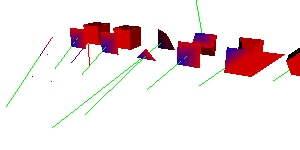

The Python source for this figure:
#!/usr/bin/env python

# Demonstrate vtkCellDerivatives for all linear cell types with hedgehog
# glyphs showing the computed gradient at cell centers.

# Factory overrides
import vtkmodules.vtkInteractionStyle  # noqa: F401
import vtkmodules.vtkRenderingFreeType  # noqa: F401
import vtkmodules.vtkRenderingOpenGL2  # noqa: F401

from vtkmodules.vtkCommonCore import (
    vtkFloatArray,
    vtkPoints,
)
from vtkmodules.vtkCommonDataModel import (
    vtkHexagonalPrism,
    vtkHexahedron,
    vtkLine,
    vtkPentagonalPrism,
    vtkPixel,
    vtkPolyLine,
    vtkPolyVertex,
    vtkPolygon,
    vtkPyramid,
    vtkQuad,
    vtkTetra,
    vtkTriangle,
    vtkTriangleStrip,
    vtkUnstructuredGrid,
    vtkVertex,
    vtkVoxel,
    vtkWedge,
)
from vtkmodules.vtkFiltersCore import (
    vtkCellCenters,
    vtkHedgeHog,
)
from vtkmodules.vtkFiltersGeneral import vtkCellDerivatives
from vtkmodules.vtkRenderingCore import (
    vtkActor,
    vtkDataSetMapper,
    vtkPolyDataMapper,
    vtkRenderWindow,
    vtkRenderWindowInteractor,
    vtkRenderer,
)

# --- Voxel ---
voxel_points = vtkPoints()
voxel_points.SetNumberOfPoints(8)
voxel_points.InsertPoint(0, 0, 0, 0)
voxel_points.InsertPoint(1, 1, 0, 0)
voxel_points.InsertPoint(2, 0, 1, 0)
voxel_points.InsertPoint(3, 1, 1, 0)
voxel_points.InsertPoint(4, 0, 0, 1)
voxel_points.InsertPoint(5, 1, 0, 1)
voxel_points.InsertPoint(6, 0, 1, 1)
voxel_points.InsertPoint(7, 1, 1, 1)

voxel_cell = vtkVoxel()
for i in range(8):
    voxel_cell.GetPointIds().SetId(i, i)

voxel_grid = vtkUnstructuredGrid()
voxel_grid.Allocate(1, 1)
voxel_grid.InsertNextCell(voxel_cell.GetCellType(), voxel_cell.GetPointIds())
voxel_grid.SetPoints(voxel_points)

voxel_mapper = vtkDataSetMapper()
voxel_mapper.SetInputData(voxel_grid)

voxel_actor = vtkActor()
voxel_actor.SetMapper(voxel_mapper)
voxel_actor.GetProperty().BackfaceCullingOn()

# --- Hexahedron ---
hexahedron_points = vtkPoints()
hexahedron_points.SetNumberOfPoints(8)
hexahedron_points.InsertPoint(0, 0, 0, 0)
hexahedron_points.InsertPoint(1, 1, 0, 0)
hexahedron_points.InsertPoint(2, 1, 1, 0)
hexahedron_points.InsertPoint(3, 0, 1, 0)
hexahedron_points.InsertPoint(4, 0, 0, 1)
hexahedron_points.InsertPoint(5, 1, 0, 1)
hexahedron_points.InsertPoint(6, 1, 1, 1)
hexahedron_points.InsertPoint(7, 0, 1, 1)

hexahedron_cell = vtkHexahedron()
for i in range(8):
    hexahedron_cell.GetPointIds().SetId(i, i)

hexahedron_grid = vtkUnstructuredGrid()
hexahedron_grid.Allocate(1, 1)
hexahedron_grid.InsertNextCell(hexahedron_cell.GetCellType(), hexahedron_cell.GetPointIds())
hexahedron_grid.SetPoints(hexahedron_points)

hexahedron_mapper = vtkDataSetMapper()
hexahedron_mapper.SetInputData(hexahedron_grid)

hexahedron_actor = vtkActor()
hexahedron_actor.SetMapper(hexahedron_mapper)
hexahedron_actor.AddPosition(2, 0, 0)
hexahedron_actor.GetProperty().BackfaceCullingOn()

# --- Tetra ---
tetra_points = vtkPoints()
tetra_points.SetNumberOfPoints(4)
tetra_points.InsertPoint(0, 0, 0, 0)
tetra_points.InsertPoint(1, 1, 0, 0)
tetra_points.InsertPoint(2, 0, 1, 0)
tetra_points.InsertPoint(3, 1, 1, 1)

tetra_cell = vtkTetra()
for i in range(4):
    tetra_cell.GetPointIds().SetId(i, i)

tetra_grid = vtkUnstructuredGrid()
tetra_grid.Allocate(1, 1)
tetra_grid.InsertNextCell(tetra_cell.GetCellType(), tetra_cell.GetPointIds())
tetra_grid.SetPoints(tetra_points)

tetra_mapper = vtkDataSetMapper()
tetra_mapper.SetInputData(tetra_grid)

tetra_actor = vtkActor()
tetra_actor.SetMapper(tetra_mapper)
tetra_actor.AddPosition(4, 0, 0)
tetra_actor.GetProperty().BackfaceCullingOn()

# --- Wedge ---
wedge_points = vtkPoints()
wedge_points.SetNumberOfPoints(6)
wedge_points.InsertPoint(0, 0, 1, 0)
wedge_points.InsertPoint(1, 0, 0, 0)
wedge_points.InsertPoint(2, 0, 0.5, 0.5)
wedge_points.InsertPoint(3, 1, 1, 0)
wedge_points.InsertPoint(4, 1, 0, 0)
wedge_points.InsertPoint(5, 1, 0.5, 0.5)

wedge_cell = vtkWedge()
for i in range(6):
    wedge_cell.GetPointIds().SetId(i, i)

wedge_grid = vtkUnstructuredGrid()
wedge_grid.Allocate(1, 1)
wedge_grid.InsertNextCell(wedge_cell.GetCellType(), wedge_cell.GetPointIds())
wedge_grid.SetPoints(wedge_points)

wedge_mapper = vtkDataSetMapper()
wedge_mapper.SetInputData(wedge_grid)

wedge_actor = vtkActor()
wedge_actor.SetMapper(wedge_mapper)
wedge_actor.AddPosition(6, 0, 0)
wedge_actor.GetProperty().BackfaceCullingOn()

# --- Pyramid ---
pyramid_points = vtkPoints()
pyramid_points.SetNumberOfPoints(5)
pyramid_points.InsertPoint(0, 0, 0, 0)
pyramid_points.InsertPoint(1, 1, 0, 0)
pyramid_points.InsertPoint(2, 1, 1, 0)
pyramid_points.InsertPoint(3, 0, 1, 0)
pyramid_points.InsertPoint(4, 0.5, 0.5, 1)

pyramid_cell = vtkPyramid()
for i in range(5):
    pyramid_cell.GetPointIds().SetId(i, i)

pyramid_grid = vtkUnstructuredGrid()
pyramid_grid.Allocate(1, 1)
pyramid_grid.InsertNextCell(pyramid_cell.GetCellType(), pyramid_cell.GetPointIds())
pyramid_grid.SetPoints(pyramid_points)

pyramid_mapper = vtkDataSetMapper()
pyramid_mapper.SetInputData(pyramid_grid)

pyramid_actor = vtkActor()
pyramid_actor.SetMapper(pyramid_mapper)
pyramid_actor.AddPosition(8, 0, 0)
pyramid_actor.GetProperty().BackfaceCullingOn()

# --- Pixel ---
pixel_points = vtkPoints()
pixel_points.SetNumberOfPoints(4)
pixel_points.InsertPoint(0, 0, 0, 0)
pixel_points.InsertPoint(1, 1, 0, 0)
pixel_points.InsertPoint(2, 0, 1, 0)
pixel_points.InsertPoint(3, 1, 1, 0)

pixel_cell = vtkPixel()
for i in range(4):
    pixel_cell.GetPointIds().SetId(i, i)

pixel_grid = vtkUnstructuredGrid()
pixel_grid.Allocate(1, 1)
pixel_grid.InsertNextCell(pixel_cell.GetCellType(), pixel_cell.GetPointIds())
pixel_grid.SetPoints(pixel_points)

pixel_mapper = vtkDataSetMapper()
pixel_mapper.SetInputData(pixel_grid)

pixel_actor = vtkActor()
pixel_actor.SetMapper(pixel_mapper)
pixel_actor.AddPosition(0, 0, 2)
pixel_actor.GetProperty().BackfaceCullingOn()

# --- Quad ---
quad_points = vtkPoints()
quad_points.SetNumberOfPoints(4)
quad_points.InsertPoint(0, 0, 0, 0)
quad_points.InsertPoint(1, 1, 0, 0)
quad_points.InsertPoint(2, 1, 1, 0)
quad_points.InsertPoint(3, 0, 1, 0)

quad_cell = vtkQuad()
for i in range(4):
    quad_cell.GetPointIds().SetId(i, i)

quad_grid = vtkUnstructuredGrid()
quad_grid.Allocate(1, 1)
quad_grid.InsertNextCell(quad_cell.GetCellType(), quad_cell.GetPointIds())
quad_grid.SetPoints(quad_points)

quad_mapper = vtkDataSetMapper()
quad_mapper.SetInputData(quad_grid)

quad_actor = vtkActor()
quad_actor.SetMapper(quad_mapper)
quad_actor.AddPosition(2, 0, 2)
quad_actor.GetProperty().BackfaceCullingOn()

# --- Triangle ---
triangle_points = vtkPoints()
triangle_points.SetNumberOfPoints(3)
triangle_points.InsertPoint(0, 0, 0, 0)
triangle_points.InsertPoint(1, 1, 0, 0)
triangle_points.InsertPoint(2, 0.5, 0.5, 0)

triangle_tcoords = vtkFloatArray()
triangle_tcoords.SetNumberOfComponents(2)
triangle_tcoords.SetNumberOfTuples(3)
triangle_tcoords.InsertTuple2(0, 1, 1)
triangle_tcoords.InsertTuple2(1, 2, 2)
triangle_tcoords.InsertTuple2(2, 3, 3)

triangle_cell = vtkTriangle()
for i in range(3):
    triangle_cell.GetPointIds().SetId(i, i)

triangle_grid = vtkUnstructuredGrid()
triangle_grid.Allocate(1, 1)
triangle_grid.InsertNextCell(triangle_cell.GetCellType(), triangle_cell.GetPointIds())
triangle_grid.SetPoints(triangle_points)
triangle_grid.GetPointData().SetTCoords(triangle_tcoords)

triangle_mapper = vtkDataSetMapper()
triangle_mapper.SetInputData(triangle_grid)

triangle_actor = vtkActor()
triangle_actor.SetMapper(triangle_mapper)
triangle_actor.AddPosition(4, 0, 2)
triangle_actor.GetProperty().BackfaceCullingOn()

# --- Polygon ---
polygon_points = vtkPoints()
polygon_points.SetNumberOfPoints(4)
polygon_points.InsertPoint(0, 0, 0, 0)
polygon_points.InsertPoint(1, 1, 0, 0)
polygon_points.InsertPoint(2, 1, 1, 0)
polygon_points.InsertPoint(3, 0, 1, 0)

polygon_cell = vtkPolygon()
polygon_cell.GetPointIds().SetNumberOfIds(4)
for i in range(4):
    polygon_cell.GetPointIds().SetId(i, i)

polygon_grid = vtkUnstructuredGrid()
polygon_grid.Allocate(1, 1)
polygon_grid.InsertNextCell(polygon_cell.GetCellType(), polygon_cell.GetPointIds())
polygon_grid.SetPoints(polygon_points)

polygon_mapper = vtkDataSetMapper()
polygon_mapper.SetInputData(polygon_grid)

polygon_actor = vtkActor()
polygon_actor.SetMapper(polygon_mapper)
polygon_actor.AddPosition(6, 0, 2)
polygon_actor.GetProperty().BackfaceCullingOn()

# --- Triangle Strip ---
triangle_strip_points = vtkPoints()
triangle_strip_points.SetNumberOfPoints(5)
triangle_strip_points.InsertPoint(0, 0, 1, 0)
triangle_strip_points.InsertPoint(1, 0, 0, 0)
triangle_strip_points.InsertPoint(2, 1, 1, 0)
triangle_strip_points.InsertPoint(3, 1, 0, 0)
triangle_strip_points.InsertPoint(4, 2, 1, 0)

triangle_strip_tcoords = vtkFloatArray()
triangle_strip_tcoords.SetNumberOfComponents(2)
triangle_strip_tcoords.SetNumberOfTuples(3)
triangle_strip_tcoords.InsertTuple2(0, 1, 1)
triangle_strip_tcoords.InsertTuple2(1, 2, 2)
triangle_strip_tcoords.InsertTuple2(2, 3, 3)
triangle_strip_tcoords.InsertTuple2(3, 4, 4)
triangle_strip_tcoords.InsertTuple2(4, 5, 5)

triangle_strip_cell = vtkTriangleStrip()
triangle_strip_cell.GetPointIds().SetNumberOfIds(5)
for i in range(5):
    triangle_strip_cell.GetPointIds().SetId(i, i)

triangle_strip_grid = vtkUnstructuredGrid()
triangle_strip_grid.Allocate(1, 1)
triangle_strip_grid.InsertNextCell(triangle_strip_cell.GetCellType(), triangle_strip_cell.GetPointIds())
triangle_strip_grid.SetPoints(triangle_strip_points)
triangle_strip_grid.GetPointData().SetTCoords(triangle_strip_tcoords)

triangle_strip_mapper = vtkDataSetMapper()
triangle_strip_mapper.SetInputData(triangle_strip_grid)

triangle_strip_actor = vtkActor()
triangle_strip_actor.SetMapper(triangle_strip_mapper)
triangle_strip_actor.AddPosition(8, 0, 2)
triangle_strip_actor.GetProperty().BackfaceCullingOn()

# --- Line ---
line_points = vtkPoints()
line_points.SetNumberOfPoints(2)
line_points.InsertPoint(0, 0, 0, 0)
line_points.InsertPoint(1, 1, 1, 0)

line_cell = vtkLine()
line_cell.GetPointIds().SetId(0, 0)
line_cell.GetPointIds().SetId(1, 1)

line_grid = vtkUnstructuredGrid()
line_grid.Allocate(1, 1)
line_grid.InsertNextCell(line_cell.GetCellType(), line_cell.GetPointIds())
line_grid.SetPoints(line_points)

line_mapper = vtkDataSetMapper()
line_mapper.SetInputData(line_grid)

line_actor = vtkActor()
line_actor.SetMapper(line_mapper)
line_actor.AddPosition(0, 0, 4)
line_actor.GetProperty().BackfaceCullingOn()

# --- PolyLine ---
poly_line_points = vtkPoints()
poly_line_points.SetNumberOfPoints(3)
poly_line_points.InsertPoint(0, 0, 0, 0)
poly_line_points.InsertPoint(1, 1, 1, 0)
poly_line_points.InsertPoint(2, 1, 0, 0)

poly_line_cell = vtkPolyLine()
poly_line_cell.GetPointIds().SetNumberOfIds(3)
for i in range(3):
    poly_line_cell.GetPointIds().SetId(i, i)

poly_line_grid = vtkUnstructuredGrid()
poly_line_grid.Allocate(1, 1)
poly_line_grid.InsertNextCell(poly_line_cell.GetCellType(), poly_line_cell.GetPointIds())
poly_line_grid.SetPoints(poly_line_points)

poly_line_mapper = vtkDataSetMapper()
poly_line_mapper.SetInputData(poly_line_grid)

poly_line_actor = vtkActor()
poly_line_actor.SetMapper(poly_line_mapper)
poly_line_actor.AddPosition(2, 0, 4)
poly_line_actor.GetProperty().BackfaceCullingOn()

# --- Vertex ---
vertex_points = vtkPoints()
vertex_points.SetNumberOfPoints(1)
vertex_points.InsertPoint(0, 0, 0, 0)

vertex_cell = vtkVertex()
vertex_cell.GetPointIds().SetId(0, 0)

vertex_grid = vtkUnstructuredGrid()
vertex_grid.Allocate(1, 1)
vertex_grid.InsertNextCell(vertex_cell.GetCellType(), vertex_cell.GetPointIds())
vertex_grid.SetPoints(vertex_points)

vertex_mapper = vtkDataSetMapper()
vertex_mapper.SetInputData(vertex_grid)

vertex_actor = vtkActor()
vertex_actor.SetMapper(vertex_mapper)
vertex_actor.AddPosition(0, 0, 6)
vertex_actor.GetProperty().BackfaceCullingOn()

# --- PolyVertex ---
poly_vertex_points = vtkPoints()
poly_vertex_points.SetNumberOfPoints(3)
poly_vertex_points.InsertPoint(0, 0, 0, 0)
poly_vertex_points.InsertPoint(1, 1, 0, 0)
poly_vertex_points.InsertPoint(2, 1, 1, 0)

poly_vertex_cell = vtkPolyVertex()
poly_vertex_cell.GetPointIds().SetNumberOfIds(3)
for i in range(3):
    poly_vertex_cell.GetPointIds().SetId(i, i)

poly_vertex_grid = vtkUnstructuredGrid()
poly_vertex_grid.Allocate(1, 1)
poly_vertex_grid.InsertNextCell(poly_vertex_cell.GetCellType(), poly_vertex_cell.GetPointIds())
poly_vertex_grid.SetPoints(poly_vertex_points)

poly_vertex_mapper = vtkDataSetMapper()
poly_vertex_mapper.SetInputData(poly_vertex_grid)

poly_vertex_actor = vtkActor()
poly_vertex_actor.SetMapper(poly_vertex_mapper)
poly_vertex_actor.AddPosition(2, 0, 6)
poly_vertex_actor.GetProperty().BackfaceCullingOn()

# --- Pentagonal Prism ---
penta_points = vtkPoints()
penta_points.SetNumberOfPoints(10)
penta_points.InsertPoint(0, 0.25, 0.0, 0.0)
penta_points.InsertPoint(1, 0.75, 0.0, 0.0)
penta_points.InsertPoint(2, 1.0, 0.5, 0.0)
penta_points.InsertPoint(3, 0.5, 1.0, 0.0)
penta_points.InsertPoint(4, 0.0, 0.5, 0.0)
penta_points.InsertPoint(5, 0.25, 0.0, 1.0)
penta_points.InsertPoint(6, 0.75, 0.0, 1.0)
penta_points.InsertPoint(7, 1.0, 0.5, 1.0)
penta_points.InsertPoint(8, 0.5, 1.0, 1.0)
penta_points.InsertPoint(9, 0.0, 0.5, 1.0)

penta_cell = vtkPentagonalPrism()
for i in range(10):
    penta_cell.GetPointIds().SetId(i, i)

penta_grid = vtkUnstructuredGrid()
penta_grid.Allocate(1, 1)
penta_grid.InsertNextCell(penta_cell.GetCellType(), penta_cell.GetPointIds())
penta_grid.SetPoints(penta_points)

penta_mapper = vtkDataSetMapper()
penta_mapper.SetInputData(penta_grid)

penta_actor = vtkActor()
penta_actor.SetMapper(penta_mapper)
penta_actor.AddPosition(10, 0, 0)
penta_actor.GetProperty().BackfaceCullingOn()

# --- Hexagonal Prism ---
hexa_points = vtkPoints()
hexa_points.SetNumberOfPoints(12)
hexa_points.InsertPoint(0, 0.0, 0.0, 0.0)
hexa_points.InsertPoint(1, 0.5, 0.0, 0.0)
hexa_points.InsertPoint(2, 1.0, 0.5, 0.0)
hexa_points.InsertPoint(3, 1.0, 1.0, 0.0)
hexa_points.InsertPoint(4, 0.5, 1.0, 0.0)
hexa_points.InsertPoint(5, 0.0, 0.5, 0.0)
hexa_points.InsertPoint(6, 0.0, 0.0, 1.0)
hexa_points.InsertPoint(7, 0.5, 0.0, 1.0)
hexa_points.InsertPoint(8, 1.0, 0.5, 1.0)
hexa_points.InsertPoint(9, 1.0, 1.0, 1.0)
hexa_points.InsertPoint(10, 0.5, 1.0, 1.0)
hexa_points.InsertPoint(11, 0.0, 0.5, 1.0)

hexa_cell = vtkHexagonalPrism()
for i in range(12):
    hexa_cell.GetPointIds().SetId(i, i)

hexa_grid = vtkUnstructuredGrid()
hexa_grid.Allocate(1, 1)
hexa_grid.InsertNextCell(hexa_cell.GetCellType(), hexa_cell.GetPointIds())
hexa_grid.SetPoints(hexa_points)

hexa_mapper = vtkDataSetMapper()
hexa_mapper.SetInputData(hexa_grid)

hexa_actor = vtkActor()
hexa_actor.SetMapper(hexa_mapper)
hexa_actor.AddPosition(12, 0, 0)
hexa_actor.GetProperty().BackfaceCullingOn()

# --- Set colors ---
voxel_actor.GetProperty().SetDiffuseColor(1, 0, 0)
hexahedron_actor.GetProperty().SetDiffuseColor(1, 1, 0)
tetra_actor.GetProperty().SetDiffuseColor(0, 1, 0)
wedge_actor.GetProperty().SetDiffuseColor(0, 1, 1)
pyramid_actor.GetProperty().SetDiffuseColor(1, 0, 1)
pixel_actor.GetProperty().SetDiffuseColor(0, 1, 1)
quad_actor.GetProperty().SetDiffuseColor(1, 0, 1)
triangle_actor.GetProperty().SetDiffuseColor(0.3, 1, 0.5)
polygon_actor.GetProperty().SetDiffuseColor(1, 0.4, 0.5)
triangle_strip_actor.GetProperty().SetDiffuseColor(0.3, 0.7, 1)
line_actor.GetProperty().SetDiffuseColor(0.2, 1, 1)
poly_line_actor.GetProperty().SetDiffuseColor(1, 1, 1)
vertex_actor.GetProperty().SetDiffuseColor(1, 1, 1)
poly_vertex_actor.GetProperty().SetDiffuseColor(1, 1, 1)
penta_actor.GetProperty().SetDiffuseColor(1, 1, 0)
hexa_actor.GetProperty().SetDiffuseColor(1, 1, 0)

# --- Compute derivatives and hedgehog glyphs for each cell type ---

# Set scalars on each grid.
scalar_voxel = vtkFloatArray()
scalar_voxel.SetNumberOfTuples(voxel_grid.GetNumberOfPoints())
scalar_voxel.SetNumberOfComponents(1)
scalar_voxel.Fill(0)
scalar_voxel.SetValue(0, 4)
voxel_grid.GetPointData().SetScalars(scalar_voxel)

scalar_hexahedron = vtkFloatArray()
scalar_hexahedron.SetNumberOfTuples(hexahedron_grid.GetNumberOfPoints())
scalar_hexahedron.SetNumberOfComponents(1)
scalar_hexahedron.Fill(0)
scalar_hexahedron.SetValue(0, 4)
hexahedron_grid.GetPointData().SetScalars(scalar_hexahedron)

scalar_wedge = vtkFloatArray()
scalar_wedge.SetNumberOfTuples(wedge_grid.GetNumberOfPoints())
scalar_wedge.SetNumberOfComponents(1)
scalar_wedge.Fill(0)
scalar_wedge.SetValue(0, 4)
wedge_grid.GetPointData().SetScalars(scalar_wedge)

scalar_pyramid = vtkFloatArray()
scalar_pyramid.SetNumberOfTuples(pyramid_grid.GetNumberOfPoints())
scalar_pyramid.SetNumberOfComponents(1)
scalar_pyramid.Fill(0)
scalar_pyramid.SetValue(0, 4)
pyramid_grid.GetPointData().SetScalars(scalar_pyramid)

scalar_tetra = vtkFloatArray()
scalar_tetra.SetNumberOfTuples(tetra_grid.GetNumberOfPoints())
scalar_tetra.SetNumberOfComponents(1)
scalar_tetra.Fill(0)
scalar_tetra.SetValue(0, 4)
tetra_grid.GetPointData().SetScalars(scalar_tetra)

scalar_quad = vtkFloatArray()
scalar_quad.SetNumberOfTuples(quad_grid.GetNumberOfPoints())
scalar_quad.SetNumberOfComponents(1)
scalar_quad.Fill(0)
scalar_quad.SetValue(0, 4)
quad_grid.GetPointData().SetScalars(scalar_quad)

scalar_triangle = vtkFloatArray()
scalar_triangle.SetNumberOfTuples(triangle_grid.GetNumberOfPoints())
scalar_triangle.SetNumberOfComponents(1)
scalar_triangle.Fill(0)
scalar_triangle.SetValue(0, 4)
triangle_grid.GetPointData().SetScalars(scalar_triangle)

scalar_triangle_strip = vtkFloatArray()
scalar_triangle_strip.SetNumberOfTuples(triangle_strip_grid.GetNumberOfPoints())
scalar_triangle_strip.SetNumberOfComponents(1)
scalar_triangle_strip.Fill(0)
scalar_triangle_strip.SetValue(0, 4)
triangle_strip_grid.GetPointData().SetScalars(scalar_triangle_strip)

scalar_line = vtkFloatArray()
scalar_line.SetNumberOfTuples(line_grid.GetNumberOfPoints())
scalar_line.SetNumberOfComponents(1)
scalar_line.Fill(0)
scalar_line.SetValue(0, 4)
line_grid.GetPointData().SetScalars(scalar_line)

scalar_poly_line = vtkFloatArray()
scalar_poly_line.SetNumberOfTuples(poly_line_grid.GetNumberOfPoints())
scalar_poly_line.SetNumberOfComponents(1)
scalar_poly_line.Fill(0)
scalar_poly_line.SetValue(0, 4)
poly_line_grid.GetPointData().SetScalars(scalar_poly_line)

scalar_vertex = vtkFloatArray()
scalar_vertex.SetNumberOfTuples(vertex_grid.GetNumberOfPoints())
scalar_vertex.SetNumberOfComponents(1)
scalar_vertex.Fill(0)
scalar_vertex.SetValue(0, 4)
vertex_grid.GetPointData().SetScalars(scalar_vertex)

scalar_poly_vertex = vtkFloatArray()
scalar_poly_vertex.SetNumberOfTuples(poly_vertex_grid.GetNumberOfPoints())
scalar_poly_vertex.SetNumberOfComponents(1)
scalar_poly_vertex.Fill(0)
scalar_poly_vertex.SetValue(0, 4)
poly_vertex_grid.GetPointData().SetScalars(scalar_poly_vertex)

scalar_pixel = vtkFloatArray()
scalar_pixel.SetNumberOfTuples(pixel_grid.GetNumberOfPoints())
scalar_pixel.SetNumberOfComponents(1)
scalar_pixel.Fill(0)
scalar_pixel.SetValue(0, 4)
pixel_grid.GetPointData().SetScalars(scalar_pixel)

scalar_polygon = vtkFloatArray()
scalar_polygon.SetNumberOfTuples(polygon_grid.GetNumberOfPoints())
scalar_polygon.SetNumberOfComponents(1)
scalar_polygon.Fill(0)
scalar_polygon.SetValue(0, 4)
polygon_grid.GetPointData().SetScalars(scalar_polygon)

scalar_penta = vtkFloatArray()
scalar_penta.SetNumberOfTuples(penta_grid.GetNumberOfPoints())
scalar_penta.SetNumberOfComponents(1)
scalar_penta.Fill(0)
scalar_penta.SetValue(0, 4)
penta_grid.GetPointData().SetScalars(scalar_penta)

scalar_hexa = vtkFloatArray()
scalar_hexa.SetNumberOfTuples(hexa_grid.GetNumberOfPoints())
scalar_hexa.SetNumberOfComponents(1)
scalar_hexa.Fill(0)
scalar_hexa.SetValue(0, 4)
hexa_grid.GetPointData().SetScalars(scalar_hexa)

# Compute derivatives and create hedgehog actors.

# Voxel hedgehog.
derivs_voxel = vtkCellDerivatives()
derivs_voxel.SetInputData(voxel_grid)
derivs_voxel.SetVectorModeToComputeGradient()
centers_voxel = vtkCellCenters()
centers_voxel.SetInputConnection(derivs_voxel.GetOutputPort())
centers_voxel.VertexCellsOn()
hog_voxel = vtkHedgeHog()
hog_voxel.SetInputConnection(centers_voxel.GetOutputPort())
hog_mapper_voxel = vtkPolyDataMapper()
hog_mapper_voxel.SetInputConnection(hog_voxel.GetOutputPort())
hog_mapper_voxel.SetScalarModeToUseCellData()
hog_mapper_voxel.ScalarVisibilityOff()
hog_actor_voxel = vtkActor()
hog_actor_voxel.SetMapper(hog_mapper_voxel)
hog_actor_voxel.GetProperty().SetColor(0, 1, 0)
hog_actor_voxel.SetPosition(voxel_actor.GetPosition())
hog_actor_voxel.GetProperty().SetRepresentationToWireframe()

# Hexahedron hedgehog.
derivs_hexahedron = vtkCellDerivatives()
derivs_hexahedron.SetInputData(hexahedron_grid)
derivs_hexahedron.SetVectorModeToComputeGradient()
centers_hexahedron = vtkCellCenters()
centers_hexahedron.SetInputConnection(derivs_hexahedron.GetOutputPort())
centers_hexahedron.VertexCellsOn()
hog_hexahedron = vtkHedgeHog()
hog_hexahedron.SetInputConnection(centers_hexahedron.GetOutputPort())
hog_mapper_hexahedron = vtkPolyDataMapper()
hog_mapper_hexahedron.SetInputConnection(hog_hexahedron.GetOutputPort())
hog_mapper_hexahedron.SetScalarModeToUseCellData()
hog_mapper_hexahedron.ScalarVisibilityOff()
hog_actor_hexahedron = vtkActor()
hog_actor_hexahedron.SetMapper(hog_mapper_hexahedron)
hog_actor_hexahedron.GetProperty().SetColor(0, 1, 0)
hog_actor_hexahedron.SetPosition(hexahedron_actor.GetPosition())
hog_actor_hexahedron.GetProperty().SetRepresentationToWireframe()

# Wedge hedgehog.
derivs_wedge = vtkCellDerivatives()
derivs_wedge.SetInputData(wedge_grid)
derivs_wedge.SetVectorModeToComputeGradient()
centers_wedge = vtkCellCenters()
centers_wedge.SetInputConnection(derivs_wedge.GetOutputPort())
centers_wedge.VertexCellsOn()
hog_wedge = vtkHedgeHog()
hog_wedge.SetInputConnection(centers_wedge.GetOutputPort())
hog_mapper_wedge = vtkPolyDataMapper()
hog_mapper_wedge.SetInputConnection(hog_wedge.GetOutputPort())
hog_mapper_wedge.SetScalarModeToUseCellData()
hog_mapper_wedge.ScalarVisibilityOff()
hog_actor_wedge = vtkActor()
hog_actor_wedge.SetMapper(hog_mapper_wedge)
hog_actor_wedge.GetProperty().SetColor(0, 1, 0)
hog_actor_wedge.SetPosition(wedge_actor.GetPosition())
hog_actor_wedge.GetProperty().SetRepresentationToWireframe()

# Pyramid hedgehog.
derivs_pyramid = vtkCellDerivatives()
derivs_pyramid.SetInputData(pyramid_grid)
derivs_pyramid.SetVectorModeToComputeGradient()
centers_pyramid = vtkCellCenters()
centers_pyramid.SetInputConnection(derivs_pyramid.GetOutputPort())
centers_pyramid.VertexCellsOn()
hog_pyramid = vtkHedgeHog()
hog_pyramid.SetInputConnection(centers_pyramid.GetOutputPort())
hog_mapper_pyramid = vtkPolyDataMapper()
hog_mapper_pyramid.SetInputConnection(hog_pyramid.GetOutputPort())
hog_mapper_pyramid.SetScalarModeToUseCellData()
hog_mapper_pyramid.ScalarVisibilityOff()
hog_actor_pyramid = vtkActor()
hog_actor_pyramid.SetMapper(hog_mapper_pyramid)
hog_actor_pyramid.GetProperty().SetColor(0, 1, 0)
hog_actor_pyramid.SetPosition(pyramid_actor.GetPosition())
hog_actor_pyramid.GetProperty().SetRepresentationToWireframe()

# Tetra hedgehog.
derivs_tetra = vtkCellDerivatives()
derivs_tetra.SetInputData(tetra_grid)
derivs_tetra.SetVectorModeToComputeGradient()
centers_tetra = vtkCellCenters()
centers_tetra.SetInputConnection(derivs_tetra.GetOutputPort())
centers_tetra.VertexCellsOn()
hog_tetra = vtkHedgeHog()
hog_tetra.SetInputConnection(centers_tetra.GetOutputPort())
hog_mapper_tetra = vtkPolyDataMapper()
hog_mapper_tetra.SetInputConnection(hog_tetra.GetOutputPort())
hog_mapper_tetra.SetScalarModeToUseCellData()
hog_mapper_tetra.ScalarVisibilityOff()
hog_actor_tetra = vtkActor()
hog_actor_tetra.SetMapper(hog_mapper_tetra)
hog_actor_tetra.GetProperty().SetColor(0, 1, 0)
hog_actor_tetra.SetPosition(tetra_actor.GetPosition())
hog_actor_tetra.GetProperty().SetRepresentationToWireframe()

# Quad hedgehog.
derivs_quad = vtkCellDerivatives()
derivs_quad.SetInputData(quad_grid)
derivs_quad.SetVectorModeToComputeGradient()
centers_quad = vtkCellCenters()
centers_quad.SetInputConnection(derivs_quad.GetOutputPort())
centers_quad.VertexCellsOn()
hog_quad = vtkHedgeHog()
hog_quad.SetInputConnection(centers_quad.GetOutputPort())
hog_mapper_quad = vtkPolyDataMapper()
hog_mapper_quad.SetInputConnection(hog_quad.GetOutputPort())
hog_mapper_quad.SetScalarModeToUseCellData()
hog_mapper_quad.ScalarVisibilityOff()
hog_actor_quad = vtkActor()
hog_actor_quad.SetMapper(hog_mapper_quad)
hog_actor_quad.GetProperty().SetColor(0, 1, 0)
hog_actor_quad.SetPosition(quad_actor.GetPosition())
hog_actor_quad.GetProperty().SetRepresentationToWireframe()

# Triangle hedgehog.
derivs_triangle = vtkCellDerivatives()
derivs_triangle.SetInputData(triangle_grid)
derivs_triangle.SetVectorModeToComputeGradient()
centers_triangle = vtkCellCenters()
centers_triangle.SetInputConnection(derivs_triangle.GetOutputPort())
centers_triangle.VertexCellsOn()
hog_triangle = vtkHedgeHog()
hog_triangle.SetInputConnection(centers_triangle.GetOutputPort())
hog_mapper_triangle = vtkPolyDataMapper()
hog_mapper_triangle.SetInputConnection(hog_triangle.GetOutputPort())
hog_mapper_triangle.SetScalarModeToUseCellData()
hog_mapper_triangle.ScalarVisibilityOff()
hog_actor_triangle = vtkActor()
hog_actor_triangle.SetMapper(hog_mapper_triangle)
hog_actor_triangle.GetProperty().SetColor(0, 1, 0)
hog_actor_triangle.SetPosition(triangle_actor.GetPosition())
hog_actor_triangle.GetProperty().SetRepresentationToWireframe()

# Triangle strip hedgehog.
derivs_triangle_strip = vtkCellDerivatives()
derivs_triangle_strip.SetInputData(triangle_strip_grid)
derivs_triangle_strip.SetVectorModeToComputeGradient()
centers_triangle_strip = vtkCellCenters()
centers_triangle_strip.SetInputConnection(derivs_triangle_strip.GetOutputPort())
centers_triangle_strip.VertexCellsOn()
hog_triangle_strip = vtkHedgeHog()
hog_triangle_strip.SetInputConnection(centers_triangle_strip.GetOutputPort())
hog_mapper_triangle_strip = vtkPolyDataMapper()
hog_mapper_triangle_strip.SetInputConnection(hog_triangle_strip.GetOutputPort())
hog_mapper_triangle_strip.SetScalarModeToUseCellData()
hog_mapper_triangle_strip.ScalarVisibilityOff()
hog_actor_triangle_strip = vtkActor()
hog_actor_triangle_strip.SetMapper(hog_mapper_triangle_strip)
hog_actor_triangle_strip.GetProperty().SetColor(0, 1, 0)
hog_actor_triangle_strip.SetPosition(triangle_strip_actor.GetPosition())
hog_actor_triangle_strip.GetProperty().SetRepresentationToWireframe()

# Line hedgehog.
derivs_line = vtkCellDerivatives()
derivs_line.SetInputData(line_grid)
derivs_line.SetVectorModeToComputeGradient()
centers_line = vtkCellCenters()
centers_line.SetInputConnection(derivs_line.GetOutputPort())
centers_line.VertexCellsOn()
hog_line = vtkHedgeHog()
hog_line.SetInputConnection(centers_line.GetOutputPort())
hog_mapper_line = vtkPolyDataMapper()
hog_mapper_line.SetInputConnection(hog_line.GetOutputPort())
hog_mapper_line.SetScalarModeToUseCellData()
hog_mapper_line.ScalarVisibilityOff()
hog_actor_line = vtkActor()
hog_actor_line.SetMapper(hog_mapper_line)
hog_actor_line.GetProperty().SetColor(0, 1, 0)
hog_actor_line.SetPosition(line_actor.GetPosition())
hog_actor_line.GetProperty().SetRepresentationToWireframe()

# Poly line hedgehog.
derivs_poly_line = vtkCellDerivatives()
derivs_poly_line.SetInputData(poly_line_grid)
derivs_poly_line.SetVectorModeToComputeGradient()
centers_poly_line = vtkCellCenters()
centers_poly_line.SetInputConnection(derivs_poly_line.GetOutputPort())
centers_poly_line.VertexCellsOn()
hog_poly_line = vtkHedgeHog()
hog_poly_line.SetInputConnection(centers_poly_line.GetOutputPort())
hog_mapper_poly_line = vtkPolyDataMapper()
hog_mapper_poly_line.SetInputConnection(hog_poly_line.GetOutputPort())
hog_mapper_poly_line.SetScalarModeToUseCellData()
hog_mapper_poly_line.ScalarVisibilityOff()
hog_actor_poly_line = vtkActor()
hog_actor_poly_line.SetMapper(hog_mapper_poly_line)
hog_actor_poly_line.GetProperty().SetColor(0, 1, 0)
hog_actor_poly_line.SetPosition(poly_line_actor.GetPosition())
hog_actor_poly_line.GetProperty().SetRepresentationToWireframe()

# Vertex hedgehog.
derivs_vertex = vtkCellDerivatives()
derivs_vertex.SetInputData(vertex_grid)
derivs_vertex.SetVectorModeToComputeGradient()
centers_vertex = vtkCellCenters()
centers_vertex.SetInputConnection(derivs_vertex.GetOutputPort())
centers_vertex.VertexCellsOn()
hog_vertex = vtkHedgeHog()
hog_vertex.SetInputConnection(centers_vertex.GetOutputPort())
hog_mapper_vertex = vtkPolyDataMapper()
hog_mapper_vertex.SetInputConnection(hog_vertex.GetOutputPort())
hog_mapper_vertex.SetScalarModeToUseCellData()
hog_mapper_vertex.ScalarVisibilityOff()
hog_actor_vertex = vtkActor()
hog_actor_vertex.SetMapper(hog_mapper_vertex)
hog_actor_vertex.GetProperty().SetColor(0, 1, 0)
hog_actor_vertex.SetPosition(vertex_actor.GetPosition())
hog_actor_vertex.GetProperty().SetRepresentationToWireframe()

# Poly vertex hedgehog.
derivs_poly_vertex = vtkCellDerivatives()
derivs_poly_vertex.SetInputData(poly_vertex_grid)
derivs_poly_vertex.SetVectorModeToComputeGradient()
centers_poly_vertex = vtkCellCenters()
centers_poly_vertex.SetInputConnection(derivs_poly_vertex.GetOutputPort())
centers_poly_vertex.VertexCellsOn()
hog_poly_vertex = vtkHedgeHog()
hog_poly_vertex.SetInputConnection(centers_poly_vertex.GetOutputPort())
hog_mapper_poly_vertex = vtkPolyDataMapper()
hog_mapper_poly_vertex.SetInputConnection(hog_poly_vertex.GetOutputPort())
hog_mapper_poly_vertex.SetScalarModeToUseCellData()
hog_mapper_poly_vertex.ScalarVisibilityOff()
hog_actor_poly_vertex = vtkActor()
hog_actor_poly_vertex.SetMapper(hog_mapper_poly_vertex)
hog_actor_poly_vertex.GetProperty().SetColor(0, 1, 0)
hog_actor_poly_vertex.SetPosition(poly_vertex_actor.GetPosition())
hog_actor_poly_vertex.GetProperty().SetRepresentationToWireframe()

# Pixel hedgehog.
derivs_pixel = vtkCellDerivatives()
derivs_pixel.SetInputData(pixel_grid)
derivs_pixel.SetVectorModeToComputeGradient()
centers_pixel = vtkCellCenters()
centers_pixel.SetInputConnection(derivs_pixel.GetOutputPort())
centers_pixel.VertexCellsOn()
hog_pixel = vtkHedgeHog()
hog_pixel.SetInputConnection(centers_pixel.GetOutputPort())
hog_mapper_pixel = vtkPolyDataMapper()
hog_mapper_pixel.SetInputConnection(hog_pixel.GetOutputPort())
hog_mapper_pixel.SetScalarModeToUseCellData()
hog_mapper_pixel.ScalarVisibilityOff()
hog_actor_pixel = vtkActor()
hog_actor_pixel.SetMapper(hog_mapper_pixel)
hog_actor_pixel.GetProperty().SetColor(0, 1, 0)
hog_actor_pixel.SetPosition(pixel_actor.GetPosition())
hog_actor_pixel.GetProperty().SetRepresentationToWireframe()

# Polygon hedgehog.
derivs_polygon = vtkCellDerivatives()
derivs_polygon.SetInputData(polygon_grid)
derivs_polygon.SetVectorModeToComputeGradient()
centers_polygon = vtkCellCenters()
centers_polygon.SetInputConnection(derivs_polygon.GetOutputPort())
centers_polygon.VertexCellsOn()
hog_polygon = vtkHedgeHog()
hog_polygon.SetInputConnection(centers_polygon.GetOutputPort())
hog_mapper_polygon = vtkPolyDataMapper()
hog_mapper_polygon.SetInputConnection(hog_polygon.GetOutputPort())
hog_mapper_polygon.SetScalarModeToUseCellData()
hog_mapper_polygon.ScalarVisibilityOff()
hog_actor_polygon = vtkActor()
hog_actor_polygon.SetMapper(hog_mapper_polygon)
hog_actor_polygon.GetProperty().SetColor(0, 1, 0)
hog_actor_polygon.SetPosition(polygon_actor.GetPosition())
hog_actor_polygon.GetProperty().SetRepresentationToWireframe()

# Pentagonal prism hedgehog.
derivs_penta = vtkCellDerivatives()
derivs_penta.SetInputData(penta_grid)
derivs_penta.SetVectorModeToComputeGradient()
centers_penta = vtkCellCenters()
centers_penta.SetInputConnection(derivs_penta.GetOutputPort())
centers_penta.VertexCellsOn()
hog_penta = vtkHedgeHog()
hog_penta.SetInputConnection(centers_penta.GetOutputPort())
hog_mapper_penta = vtkPolyDataMapper()
hog_mapper_penta.SetInputConnection(hog_penta.GetOutputPort())
hog_mapper_penta.SetScalarModeToUseCellData()
hog_mapper_penta.ScalarVisibilityOff()
hog_actor_penta = vtkActor()
hog_actor_penta.SetMapper(hog_mapper_penta)
hog_actor_penta.GetProperty().SetColor(0, 1, 0)
hog_actor_penta.SetPosition(penta_actor.GetPosition())
hog_actor_penta.GetProperty().SetRepresentationToWireframe()

# Hexagonal prism hedgehog.
derivs_hexa = vtkCellDerivatives()
derivs_hexa.SetInputData(hexa_grid)
derivs_hexa.SetVectorModeToComputeGradient()
centers_hexa = vtkCellCenters()
centers_hexa.SetInputConnection(derivs_hexa.GetOutputPort())
centers_hexa.VertexCellsOn()
hog_hexa = vtkHedgeHog()
hog_hexa.SetInputConnection(centers_hexa.GetOutputPort())
hog_mapper_hexa = vtkPolyDataMapper()
hog_mapper_hexa.SetInputConnection(hog_hexa.GetOutputPort())
hog_mapper_hexa.SetScalarModeToUseCellData()
hog_mapper_hexa.ScalarVisibilityOff()
hog_actor_hexa = vtkActor()
hog_actor_hexa.SetMapper(hog_mapper_hexa)
hog_actor_hexa.GetProperty().SetColor(0, 1, 0)
hog_actor_hexa.SetPosition(hexa_actor.GetPosition())
hog_actor_hexa.GetProperty().SetRepresentationToWireframe()

# Renderer
renderer = vtkRenderer()
renderer.SetBackground(1, 1, 1)

# Add cell and hedgehog actors.
renderer.AddActor(voxel_actor)
renderer.AddActor(hexahedron_actor)
renderer.AddActor(tetra_actor)
renderer.AddActor(wedge_actor)
renderer.AddActor(pyramid_actor)
renderer.AddActor(pixel_actor)
renderer.AddActor(quad_actor)
renderer.AddActor(triangle_actor)
renderer.AddActor(polygon_actor)
renderer.AddActor(triangle_strip_actor)
renderer.AddActor(line_actor)
renderer.AddActor(poly_line_actor)
renderer.AddActor(vertex_actor)
renderer.AddActor(poly_vertex_actor)
renderer.AddActor(penta_actor)
renderer.AddActor(hexa_actor)
renderer.AddActor(hog_actor_voxel)
renderer.AddActor(hog_actor_hexahedron)
renderer.AddActor(hog_actor_wedge)
renderer.AddActor(hog_actor_pyramid)
renderer.AddActor(hog_actor_tetra)
renderer.AddActor(hog_actor_quad)
renderer.AddActor(hog_actor_triangle)
renderer.AddActor(hog_actor_triangle_strip)
renderer.AddActor(hog_actor_line)
renderer.AddActor(hog_actor_poly_line)
renderer.AddActor(hog_actor_vertex)
renderer.AddActor(hog_actor_poly_vertex)
renderer.AddActor(hog_actor_pixel)
renderer.AddActor(hog_actor_polygon)
renderer.AddActor(hog_actor_penta)
renderer.AddActor(hog_actor_hexa)

# Window
render_window = vtkRenderWindow()
render_window.AddRenderer(renderer)
render_window.SetSize(300, 150)
render_window.SetWindowName("cell derivs")

# Interactor
interactor = vtkRenderWindowInteractor()
interactor.SetRenderWindow(render_window)

# Scene
renderer.ResetCamera()
renderer.GetActiveCamera().Azimuth(30)
renderer.GetActiveCamera().Elevation(20)
renderer.GetActiveCamera().Dolly(3.0)
renderer.ResetCameraClippingRange()

interactor.Initialize()
interactor.Start()
